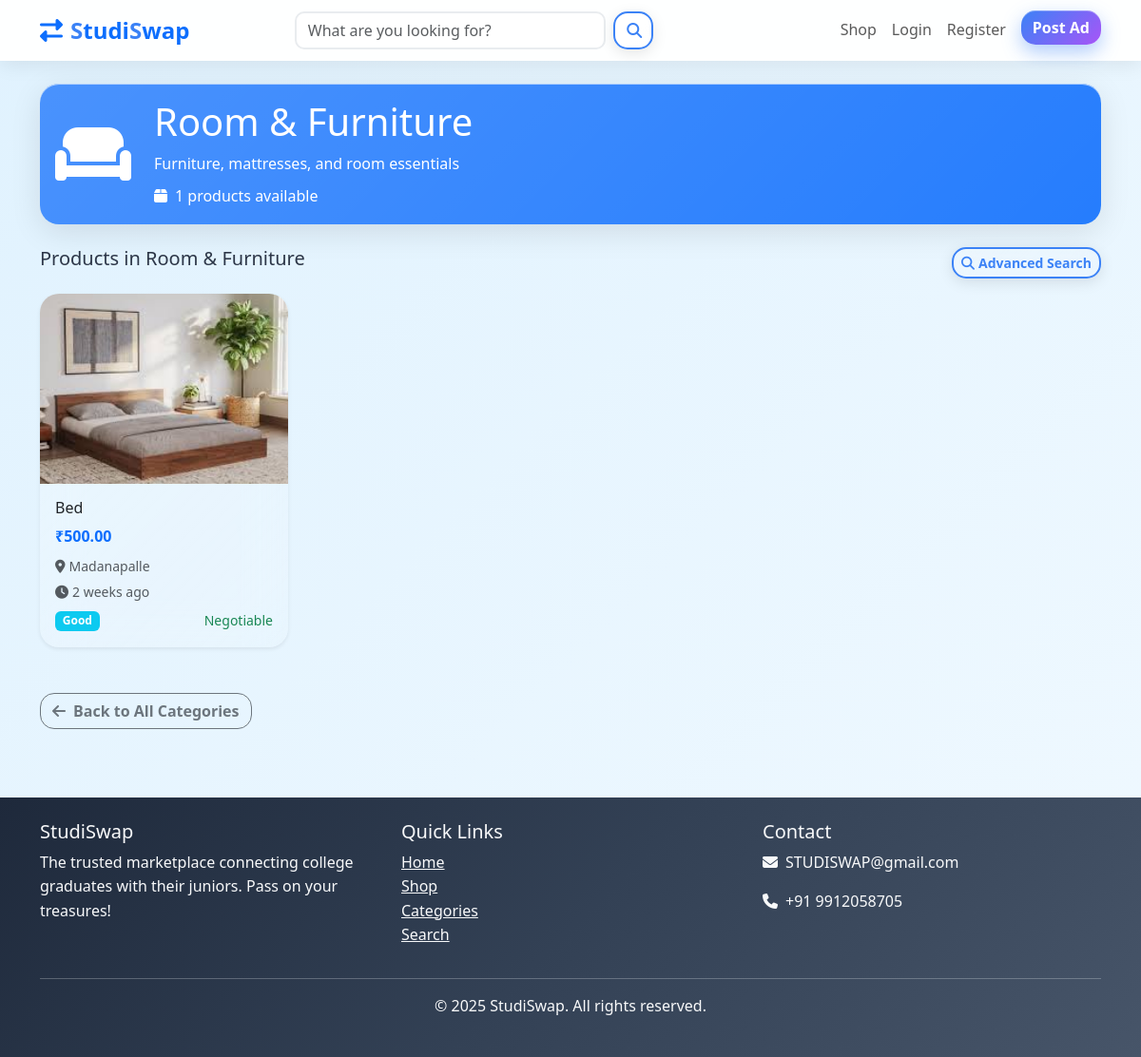
The app's page /categories/room-furniture/ with its own data.
### categories/models.py (models this page shows, shortened)
class Category(models.Model):
    name = models.CharField(max_length=100, unique=True)
    slug = models.SlugField(max_length=100, unique=True)
    description = models.TextField(blank=True)
    icon = models.CharField(max_length=50, default='fas fa-tag', help_text='Font Awesome icon class (e.g., fas fa-book)')
    image = models.ImageField(upload_to='categories/', blank=True, null=True)
    parent = models.ForeignKey('self', on_delete=models.CASCADE, blank=True, null=True, related_name='subcategories')
    is_active = models.BooleanField(default=True)
    created_at = models.DateTimeField(auto_now_add=True)
    updated_at = models.DateTimeField(auto_now=True)
    class Meta:
        verbose_name_plural = "Categories"
        ordering = ['name']

### products/models.py (models this page shows, shortened)
class Product(models.Model):
    CONDITION_CHOICES = [
        ('new', 'New'),
        ('like_new', 'Like New'),
        ('good', 'Good'),
        ('fair', 'Fair'),
        ('poor', 'Poor'),
    ]
    STATUS_CHOICES = [
        ('active', 'Active'),
        ('sold', 'Sold'),
        ('inactive', 'Inactive'),
    ]
    title = models.CharField(max_length=200)
    slug = models.SlugField(max_length=200, unique=True, blank=True)
    description = models.TextField()
    price = models.DecimalField(max_digits=10, decimal_places=2)
    category = models.ForeignKey(Category, on_delete=models.CASCADE, related_name='products')
    condition = models.CharField(max_length=20, choices=CONDITION_CHOICES, default='good')
    seller = models.ForeignKey(User, on_delete=models.CASCADE, related_name='products')
    status = models.CharField(max_length=20, choices=STATUS_CHOICES, default='active')
    city = models.CharField(max_length=100)
    state = models.CharField(max_length=100, blank=True)
    country = models.CharField(max_length=100, default='India')
    brand = models.CharField(max_length=100, blank=True)
    model = models.CharField(max_length=100, blank=True)
    is_negotiable = models.BooleanField(default=True)
    is_featured = models.BooleanField(default=False)
    created_at = models.DateTimeField(auto_now_add=True)
    updated_at = models.DateTimeField(auto_now=True)
    views_count = models.PositiveIntegerField(default=0)
    class Meta:
        ordering = ['-created_at']
        indexes = [
            models.Index(fields=['-created_at']),
            models.Index(fields=['status']),
            models.Index(fields=['category']),
            models.Index(fields=['city']),
        ]
    def get_absolute_url(self):
        return reverse('products:product_detail', kwargs={'slug': self.slug})
    @property
    def main_image(self):
        image = self.images.first()
        return image.image.url if image else None

class ProductImage(models.Model):
    product = models.ForeignKey(Product, on_delete=models.CASCADE, related_name='images')
    image = models.ImageField(upload_to='products/')
    alt_text = models.CharField(max_length=200, blank=True)
    is_primary = models.BooleanField(default=False)
    created_at = models.DateTimeField(auto_now_add=True)
    class Meta:
        ordering = ['-is_primary', 'created_at']

### categories/views.py (the view)
# urls.py: path('<slug:slug>/', views.CategoryDetailView.as_view(), name='category_detail'),
class CategoryDetailView(DetailView):
    model = Category
    template_name = 'categories/category_detail.html'
    context_object_name = 'category'
    def get_object(self):
        return get_object_or_404(Category, slug=self.kwargs['slug'], is_active=True)
    def get_context_data(self, **kwargs):
        context = super().get_context_data(**kwargs)
        category = self.get_object()
        subcategories = category.subcategories.filter(is_active=True)
        all_categories = [category] + list(subcategories)
        context['products'] = Product.objects.filter(
            category__in=all_categories,
            status='active'
        ).order_by('-created_at')[:20]
        context['subcategories'] = subcategories
        context['products_count'] = Product.objects.filter(
            category__in=all_categories,
            status='active'
        ).count()
        return context

### templates/categories/category_detail.html (shortened to what this page needs)
{% extends 'base.html' %}
{% block content %}
<div class="container py-4">
    <div class="row mb-4">
        <div class="col-12">
            <div class="card border-0 bg-primary text-white">
                <div class="card-body">
                    <div class="d-flex align-items-center">
                        <i class="{{ category.icon }} me-4" style="font-size: 4rem;"></i>
                        <div>
                            <h1 class="mb-2">{{ category.name }}</h1>
                            {% if category.description %}
                                <p class="mb-2">{{ category.description }}</p>
                            {% endif %}
                            <p class="mb-0">
                                <i class="fas fa-box me-2"></i>{{ products_count }} products available
                            </p>
                        </div>
                    </div>
                </div>
            </div>
        </div>
    </div>
    <div class="row">
        <div class="col-12">
            <div class="d-flex justify-content-between align-items-center mb-3">
                <h5>Products in {{ category.name }}</h5>
                <a href="{% url 'products:search' %}?category={{ category.id }}" class="btn btn-sm btn-outline-primary">
                    <i class="fas fa-search me-1"></i>Advanced Search
                </a>
            </div>
        </div>
    </div>
    <div class="row">
        {% for product in products %}
            <div class="col-lg-3 col-md-4 col-sm-6 mb-4">
                <div class="card border-0 shadow-sm h-100">
                    <a href="{{ product.get_absolute_url }}" class="text-decoration-none">
                        {% if product.main_image %}
                            <img src="{{ product.main_image }}" alt="{{ product.title }}"
                                 class="card-img-top" style="height: 200px; object-fit: cover;">
                        {% else %}
                            <div class="card-img-top bg-light d-flex align-items-center justify-content-center"
                                 style="height: 200px;">
                                <i class="fas fa-image text-muted" style="font-size: 3rem;"></i>
                            </div>
                        {% endif %}
                        <div class="card-body">
                            <h6 class="card-title text-dark">{{ product.title|truncatechars:50 }}</h6>
                            <p class="text-primary fw-bold mb-2">₹{{ product.price }}</p>
                            <p class="text-muted small mb-1">
                                <i class="fas fa-map-marker-alt me-1"></i>{{ product.city }}
                            </p>
                            <p class="text-muted small mb-2">
                                <i class="fas fa-clock me-1"></i>{{ product.created_at|timesince }} ago
                            </p>
                            <div class="d-flex justify-content-between align-items-center">
                                <span class="badge bg-info">{{ product.get_condition_display }}</span>
                                {% if product.is_negotiable %}
                                    <small class="text-success">Negotiable</small>
                                {% endif %}
                            </div>
                        </div>
                    </a>
                </div>
            </div>
        {% endfor %}
    </div>
    <div class="row mt-4">
        <div class="col-12">
            <a href="{% url 'categories:category_list' %}" class="btn btn-outline-secondary">
                <i class="fas fa-arrow-left me-2"></i>Back to All Categories
            </a>
        </div>
    </div>
</div>
{% endblock %}

### static/css/style.css (style rules this page uses)
body { font-family: "Segoe UI", Tahoma, Geneva, Verdana, sans-serif; line-height: 1.6; color: #2d3748; overflow-x: hidden; background: linear-gradient(135deg, #e0f2fe 0%, #f0f9ff 25%, #fef3c7 50%, #fed7aa 75%, #fce7f3 100%); background-size: 400% 400%; background-attachment: fixed; animation: gradientFlow 20s ease infinite; min-height: 100vh; }
* { transition: all 0.3s ease; }
.card { transition: all 0.4s cubic-bezier(0.175, 0.885, 0.32, 1.275); border-radius: 20px; animation: fadeInUp 0.6s ease-out; background: linear-gradient(135deg, rgba(255, 255, 255, 0.25) 0%, rgba(255, 255, 255, 0.1) 100%); backdrop-filter: blur(20px); border: 2px solid rgba(255, 255, 255, 0.4); box-shadow: 0 8px 32px rgba(0, 0, 0, 0.1), inset 0 1px 0 rgba(255, 255, 255, 0.6); position: relative; overflow: hidden; }
.card::before { content: ''; position: absolute; top: 0; left: -100%; width: 100%; height: 100%; background: linear-gradient(90deg, transparent, rgba(255, 255, 255, 0.3), transparent); transition: left 0.6s ease; }
.btn { border-radius: 15px; font-weight: 600; transition: all 0.3s cubic-bezier(0.175, 0.885, 0.32, 1.275); position: relative; overflow: hidden; z-index: 1; }
.btn::before { content: ''; position: absolute; top: 50%; left: 50%; width: 0; height: 0; border-radius: 50%; background: rgba(255, 255, 255, 0.3); transform: translate(-50%, -50%); transition: width 0.6s, height 0.6s; z-index: -1; }
.btn-outline-primary { border: 2px solid #3b82f6; color: #3b82f6; background: linear-gradient(135deg, rgba(255, 255, 255, 0.2) 0%, rgba(255, 255, 255, 0.05) 100%); backdrop-filter: blur(10px); box-shadow: 0 4px 15px rgba(0, 0, 0, 0.1), inset 0 1px 0 rgba(255, 255, 255, 0.3); }
i { transition: all 0.3s ease; }
.card:nth-child(1) { animation-delay: 0.1s; }
html { scroll-behavior: smooth; }

### templates/base.html (style rules this page uses)
body { animation: fadeIn 0.5s ease-in; }

### records on screen
Category: name "Room & Furniture", description "Furniture, mattresses, and room essentials"
Product: main_image (picture), title "Bed", price "500.00", city "Madanapalle", created_at "2 weeks", condition "Good", is_negotiable "Negotiable"

### other values on screen
{{ products_count }} "1"
